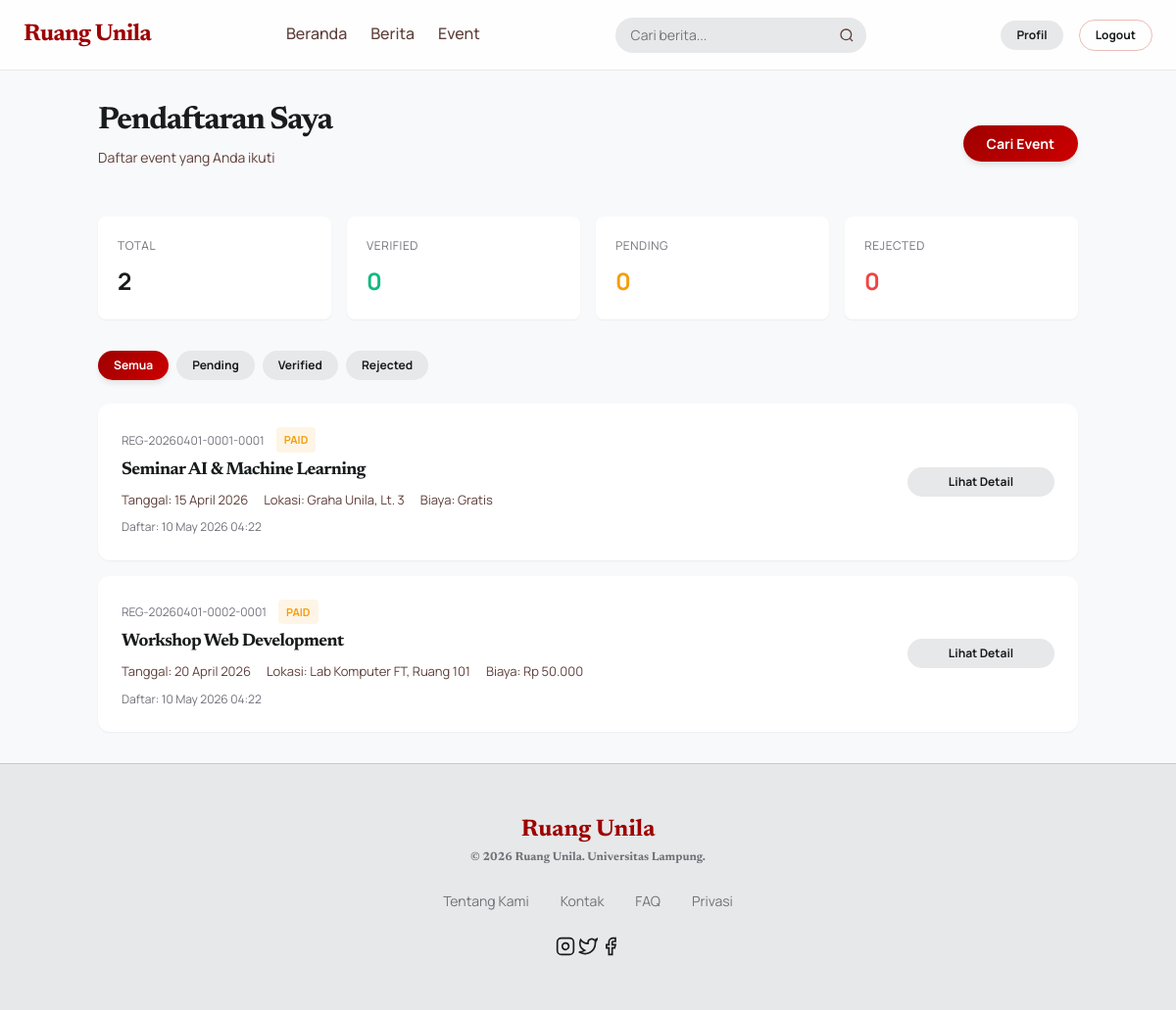
Page /modules/profile/my-registrations.php (signed in) on the committed database.
### tables this page shows
CREATE TABLE IF NOT EXISTS event_registrations (
    registration_id INT PRIMARY KEY AUTO_INCREMENT,
    registration_number VARCHAR(50) NOT NULL UNIQUE,
    event_id INT NOT NULL,
    user_id INT NOT NULL,
    notes TEXT DEFAULT NULL,
    payment_proof VARCHAR(255) DEFAULT NULL,
    payment_status ENUM('unpaid', 'pending_verification', 'paid', 'rejected') NOT NULL DEFAULT 'unpaid',
    payment_verified_at TIMESTAMP NULL DEFAULT NULL,
    payment_rejection_reason TEXT DEFAULT NULL,
    status ENUM('pending', 'confirmed', 'cancelled') NOT NULL DEFAULT 'pending',
    created_at TIMESTAMP DEFAULT CURRENT_TIMESTAMP,
    updated_at TIMESTAMP DEFAULT CURRENT_TIMESTAMP ON UPDATE CURRENT_TIMESTAMP,
    
    INDEX idx_event (event_id),
    INDEX idx_user (user_id),
    INDEX idx_payment_status (payment_status),
    INDEX idx_status (status),
    UNIQUE KEY unique_registration (event_id, user_id),
    
    FOREIGN KEY (event_id) REFERENCES events(event_id)
        ON DELETE CASCADE
        ON UPDATE CASCADE,
    FOREIGN KEY (user_id) REFERENCES users(user_id)
        ON DELETE CASCADE
        ON UPDATE CASCADE
);

CREATE TABLE IF NOT EXISTS events (
    event_id INT PRIMARY KEY AUTO_INCREMENT,
    title VARCHAR(200) NOT NULL,
    description TEXT NOT NULL,
    location VARCHAR(200) NOT NULL,
    event_date DATETIME NOT NULL,
    registration_deadline DATETIME NOT NULL,
    max_participants INT NOT NULL DEFAULT 100,
    fee DECIMAL(10,2) DEFAULT 0.00,
    organizer_id INT NOT NULL,
    image VARCHAR(255) DEFAULT NULL,
    status ENUM('pending', 'upcoming', 'ongoing', 'completed', 'cancelled', 'rejected') NOT NULL DEFAULT 'pending',
    created_at TIMESTAMP DEFAULT CURRENT_TIMESTAMP,
    updated_at TIMESTAMP DEFAULT CURRENT_TIMESTAMP ON UPDATE CURRENT_TIMESTAMP,
    
    INDEX idx_status (status),
    INDEX idx_event_date (event_date),
    INDEX idx_deadline (registration_deadline),
    INDEX idx_organizer (organizer_id),
    
    FOREIGN KEY (organizer_id) REFERENCES users(user_id)
        ON DELETE CASCADE
        ON UPDATE CASCADE
);

### includes/functions.php (called while the page is built, shortened)
<?php
function url(string $path = ''): string {
    return APP_URL . '/' . ltrim($path, '/');
}
function formatDate(string $date, ?string $format = null): string {
    $timestamp = strtotime($date);
    if ($format !== null) {
        return date($format, $timestamp);
    }
    $months = [
        1 => 'Januari', 2 => 'Februari', 3 => 'Maret',
        4 => 'April', 5 => 'Mei', 6 => 'Juni',
        7 => 'Juli', 8 => 'Agustus', 9 => 'September',
        10 => 'Oktober', 11 => 'November', 12 => 'Desember'
    ];
    $day = date('d', $timestamp);
    $month = $months[(int)date('m', $timestamp)];
    $year = date('Y', $timestamp);
    return "$day $month $year";
}
function getPaginationOffset(int $page, int $perPage): int {
    return ($page - 1) * $perPage;
}
function getCurrentPage(): int {
    $page = isset($_GET['page']) ? (int)$_GET['page'] : 1;
    return max(1, $page);
}
function formatNumber(int $number): string {
    return number_format($number, 0, ',', '.');
}
?>

### config/database.php (called while the page is built, shortened)
<?php
class Database {
    private string $host = "localhost";
    private string $db_name = "ruangunila";
    private string $username = "root";
    private string $password = "";
    private string $charset = "utf8mb4";
    public ?PDO $conn = null;
    private static ?Database $instance = null;
    private function __construct() {
        $this->host = $_ENV['DB_HOST'] ?? $this->host;
        $this->db_name = $_ENV['DB_NAME'] ?? $this->db_name;
        $this->username = $_ENV['DB_USER'] ?? $this->username;
        $this->password = $_ENV['DB_PASS'] ?? $this->password;
    }
    public static function getInstance(): Database {
        if (self::$instance === null) {
            self::$instance = new self();
        }
        return self::$instance;
    }
    public function getConnection(): ?PDO {
        if ($this->conn !== null) {
            return $this->conn;
        }
        try {
            $dsn = "mysql:host={$this->host};dbname={$this->db_name};charset={$this->charset}";
            $options = [
                PDO::ATTR_ERRMODE            => PDO::ERRMODE_EXCEPTION,
                PDO::ATTR_DEFAULT_FETCH_MODE => PDO::FETCH_ASSOC,
                PDO::ATTR_EMULATE_PREPARES   => false,
                PDO::ATTR_PERSISTENT         => true,
            ];
            $this->conn = new PDO($dsn, $this->username, $this->password, $options);
            $this->conn->exec("SET NAMES '{$this->charset}' COLLATE '{$this->charset}_unicode_ci'");
            return $this->conn;
        } catch (PDOException $e) {
            error_log("Database Connection Error: {$e->getMessage()}");
            if (defined('APP_ENV') && APP_ENV === 'development') {
                die("Database connection failed: {$e->getMessage()}");
            }
            die("Database connection failed. Please try again later.");
            return null;
        }
    }
    public function executeQuery(string $sql, array $params = []): ?PDOStatement {
        try {
            $pdo = $this->getConnection();
            $stmt = $pdo->prepare($sql);
            $stmt->execute($params);
            return $stmt;
        } catch (PDOException $e) {
            error_log("Query execution error: {$e->getMessage()}");
            return null;
        }
    }
    public function fetchOne(string $sql, array $params = []): ?array {
        $stmt = $this->executeQuery($sql, $params);
        if ($stmt) {
            return $stmt->fetch() ?: null;
        }
        return null;
    }
    public function fetchAll(string $sql, array $params = []): array {
        $stmt = $this->executeQuery($sql, $params);
        if ($stmt) {
            return $stmt->fetchAll();
        }
        return [];
    }
}
?>

### config/session.php (called while the page is built, shortened)
<?php
class Session {
    private static ?Session $instance = null;
    public static function getInstance(): Session {
        if (self::$instance === null) {
            self::$instance = new self();
        }
        return self::$instance;
    }
    public function get(string $key, mixed $default = null): mixed {
        return $_SESSION[$key] ?? $default;
    }
    public function getUserId(): ?int {
        return $this->get('user_id');
    }
}
?>

### modules/profile/my-registrations.php (the view, shortened to what this page needs)
<?php
require_once APP_ROOT . '/config/database.php';
require_once APP_ROOT . '/config/session.php';
require_once APP_ROOT . '/includes/functions.php';
$session = Session::getInstance();
$userId = $session->getUserId();
$db = Database::getInstance();
$paymentStatusFilter = isset($_GET['payment_status']) ? cleanInput($_GET['payment_status']) : null;
$page = getCurrentPage();
$perPage = ITEMS_PER_PAGE;
$sql = "SELECT er.registration_id, er.registration_number, er.payment_status, er.created_at, er.payment_proof,
               e.event_id, e.title as event_title, e.event_date, e.location, e.fee, e.description
        FROM event_registrations er
        LEFT JOIN events e ON er.event_id = e.event_id
        WHERE er.user_id = :user_id";
$params = [':user_id' => $userId];
$countSql = str_replace(
    "SELECT er.registration_id, er.registration_number, er.payment_status, er.created_at, er.payment_proof, e.event_id, e.title as event_title, e.event_date, e.location, e.fee, e.description",
    "SELECT COUNT(*) as total",
    $sql
);
$resultCount = $db->fetchOne($countSql, $params);
$sql .= " ORDER BY er.created_at DESC LIMIT :limit OFFSET :offset";
$params[':limit'] = $perPage;
$params[':offset'] = getPaginationOffset($page, $perPage);
$registrations = $db->fetchAll($sql, $params);
$sqlStats = "SELECT payment_status, COUNT(*) as count FROM event_registrations WHERE user_id = :user_id GROUP BY payment_status";
$statsResult = $db->fetchAll($sqlStats, [':user_id' => $userId]);
$stats = [];
foreach ($statsResult as $row) {
    $stats[$row['payment_status']] = (int) $row['count'];
}
include APP_ROOT . '/includes/header.php';
?>
<div class="container" style="padding: 32px 0; max-width: 1000px; margin: 0 auto;">
    <div style="display: flex; justify-content: space-between; align-items: center; margin-bottom: 32px;">
        <div>
            <h1 style="font-family: var(--font-heading); font-size: 32px; margin-bottom: 8px;">
                Pendaftaran Saya
            </h1>
            <p style="color: var(--color-text-secondary); font-size: 14px;">
                Daftar event yang Anda ikuti
            </p>
        </div>
        <a href="<?= url('modules/events/index.php') ?>" class="btn btn-primary">
            Cari Event
        </a>
    </div>
    <div style="display: grid; grid-template-columns: repeat(4, 1fr); gap: 16px; margin-bottom: 32px;">
        <div style="background: white; border-radius: 8px; padding: 20px; box-shadow: 0 1px 2px rgba(0,0,0,0.05);">
            <div style="font-size: 12px; color: var(--color-text-muted); text-transform: uppercase; letter-spacing: 0.6px; margin-bottom: 8px;">
                Total
            </div>
            <div style="font-size: 24px; font-weight: 700; color: var(--color-text-primary);">
                <?= array_sum($stats) ?>
            </div>
        </div>
        <div style="background: white; border-radius: 8px; padding: 20px; box-shadow: 0 1px 2px rgba(0,0,0,0.05);">
            <div style="font-size: 12px; color: var(--color-text-muted); text-transform: uppercase; letter-spacing: 0.6px; margin-bottom: 8px;">
                Verified
            </div>
            <div style="font-size: 24px; font-weight: 700; color: var(--color-success);">
                <?= $stats['verified'] ?? 0 ?>
            </div>
        </div>
        <div style="background: white; border-radius: 8px; padding: 20px; box-shadow: 0 1px 2px rgba(0,0,0,0.05);">
            <div style="font-size: 12px; color: var(--color-text-muted); text-transform: uppercase; letter-spacing: 0.6px; margin-bottom: 8px;">
                Pending
            </div>
            <div style="font-size: 24px; font-weight: 700; color: var(--color-warning);">
                <?= ($stats['pending'] ?? 0) + ($stats['unpaid'] ?? 0) ?>
            </div>
        </div>
        <div style="background: white; border-radius: 8px; padding: 20px; box-shadow: 0 1px 2px rgba(0,0,0,0.05);">
            <div style="font-size: 12px; color: var(--color-text-muted); text-transform: uppercase; letter-spacing: 0.6px; margin-bottom: 8px;">
                Rejected
            </div>
            <div style="font-size: 24px; font-weight: 700; color: var(--color-error);">
                <?= $stats['rejected'] ?? 0 ?>
            </div>
        </div>
    </div>
    <div style="display: flex; gap: 8px; margin-bottom: 24px; flex-wrap: wrap;">
        <a href="<?= url('modules/profile/my-registrations.php') ?>"
           class="btn <?= !$paymentStatusFilter ? 'btn-primary' : 'btn-secondary' ?> btn-sm">
            Semua
        </a>
        <a href="<?= url('modules/profile/my-registrations.php?payment_status=pending') ?>"
           class="btn <?= $paymentStatusFilter === 'pending' ? 'btn-primary' : 'btn-secondary' ?> btn-sm">
            Pending
        </a>
        <a href="<?= url('modules/profile/my-registrations.php?payment_status=verified') ?>"
           class="btn <?= $paymentStatusFilter === 'verified' ? 'btn-primary' : 'btn-secondary' ?> btn-sm">
            Verified
        </a>
        <a href="<?= url('modules/profile/my-registrations.php?payment_status=rejected') ?>"
           class="btn <?= $paymentStatusFilter === 'rejected' ? 'btn-primary' : 'btn-secondary' ?> btn-sm">
            Rejected
        </a>
    </div>
    <?php if (!empty($registrations) && is_array($registrations) && count($registrations) > 0): ?>
        <div style="display: flex; flex-direction: column; gap: 16px;">
            <?php foreach ($registrations as $reg): ?>
                <?php if (!empty($reg) && isset($reg['registration_number'])): ?>
                <div style="background: white; border-radius: 12px; padding: 24px; box-shadow: 0 1px 2px rgba(0,0,0,0.05); display: flex; gap: 24px; align-items: center;">
                    <div style="flex: 1;">
                        <div style="display: flex; align-items: center; gap: 12px; margin-bottom: 8px;">
                            <span style="font-size: 12px; color: var(--color-text-muted);">
                                <?= htmlspecialchars($reg['registration_number']) ?>
                            </span>
                            <?php
                            $statusColors = [
                                'verified' => ['bg' => 'rgba(16, 185, 129, 0.1)', 'color' => 'var(--color-success)'],
                                'pending' => ['bg' => 'rgba(245, 158, 11, 0.1)', 'color' => 'var(--color-warning)'],
                                'unpaid' => ['bg' => 'rgba(245, 158, 11, 0.1)', 'color' => 'var(--color-warning)'],
                                'rejected' => ['bg' => 'rgba(239, 68, 68, 0.1)', 'color' => 'var(--color-error)']
                            ];
                            $statusStyle = $statusColors[$reg['payment_status']] ?? $statusColors['pending'];
                            ?>
                            <span style="display: inline-flex; padding: 4px 8px; background: <?= $statusStyle['bg'] ?>; border-radius: 4px; font-size: 11px; font-weight: 700; text-transform: uppercase; color: <?= $statusStyle['color'] ?>;">
                                <?= htmlspecialchars($reg['payment_status']) ?>
                            </span>
                        </div>
                        <h3 style="font-size: 18px; font-weight: 700; color: var(--color-text-primary); margin-bottom: 8px;">
                            <?= isset($reg['event_title']) ? htmlspecialchars($reg['event_title']) : 'Event Tidak Diketahui' ?>
                        </h3>
                        <div style="display: flex; gap: 16px; font-size: 13px; color: var(--color-text-secondary); margin-bottom: 8px;">
                            <span>Tanggal: <?= isset($reg['event_date']) ? formatDate($reg['event_date']) : '-' ?></span>
                            <?php if (isset($reg['location']) && $reg['location']): ?>
                                <span>Lokasi: <?= htmlspecialchars($reg['location']) ?></span>
                            <?php endif; ?>
                            <span>Biaya: <?= isset($reg['fee']) && $reg['fee'] > 0 ? 'Rp ' . formatNumber($reg['fee']) : 'Gratis' ?></span>
                        </div>
                        <div style="font-size: 12px; color: var(--color-text-muted);">
                            Daftar: <?= isset($reg['created_at']) ? formatDate($reg['created_at'], 'd M Y H:i') : '-' ?>
                        </div>
                    </div>
                    <div style="display: flex; flex-direction: column; gap: 8px; min-width: 150px;">
                        <?php if (isset($reg['event_id']) && $reg['event_id']): ?>
                        <a href="<?= url('modules/events/detail.php?id=' . (int)$reg['event_id']) ?>"
                           class="btn btn-secondary btn-sm" style="text-align: center;">
                            Lihat Detail
                        </a>
                        <?php endif; ?>
                    </div>
                </div>
                <?php endif; ?>
            <?php endforeach; ?>
        </div>
    <?php endif; ?>
</div>
<?php
include APP_ROOT . '/includes/footer.php';
?>

### rows in the picture
event_registrations: registration_number "REG-20260401-0001-0001", payment_status "PAID", event.title "Seminar AI & Machine Learning", event.event_date "15 April 2026", event.location "Graha Unila, Lt. 3", shows "Gratis", created_at "10 May 2026 04:22"
event_registrations: registration_number "REG-20260401-0002-0001", payment_status "PAID", event.title "Workshop Web Development", event.event_date "20 April 2026", event.location "Lab Komputer FT, Ruang 101", event.fee "50.000", created_at "10 May 2026 04:22"

### other values in the picture
array_sum($stats) "2"
$stats['verified'] "0"
$stats['rejected'] "0"
